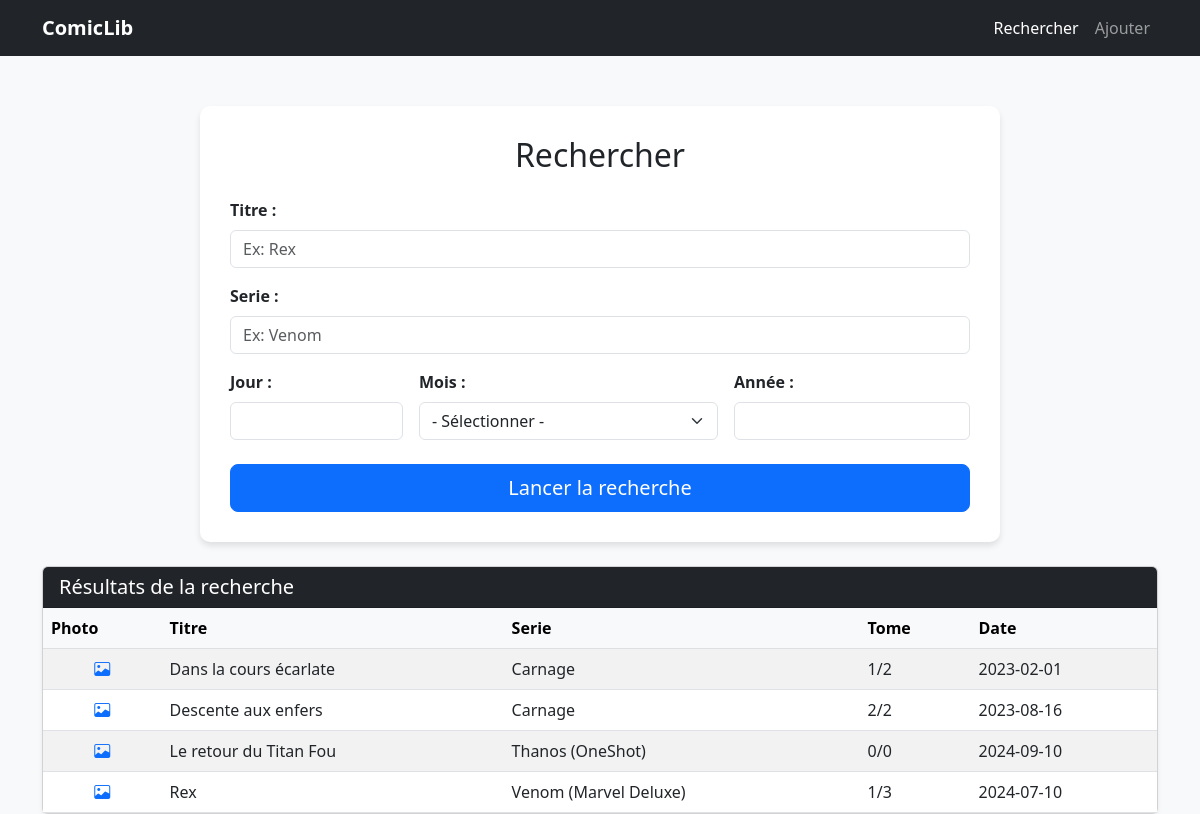
Page /search.php (signed in) on the committed database.
### tables this page shows
CREATE TABLE comics (
      id_comics INTEGER PRIMARY KEY AUTOINCREMENT,
      titre VARCHAR(200),
      id_serie INTEGER,
      tome INTEGER,
      date DATE,
      picture VARCHAR(500),
      FOREIGN KEY (id_serie) REFERENCES serie(id_serie) ON DELETE CASCADE
  );

CREATE TABLE serie (
      id_serie INTEGER PRIMARY KEY AUTOINCREMENT,
      nom_serie VARCHAR(200) UNIQUE,
      nb_tome INTEGER,
      nb_hs INTEGER
  );

### include/function.php (the view, shortened to what this page needs)
<?php
require_once "db.php";
function getSerieById($id){
    global $pdo;
    $query = "SELECT * FROM serie WHERE id_serie = :id";
    $request = $pdo->prepare($query);
    try{
        $request->execute([
            ':id' => $id
        ]);
        $res = $request->fetchAll()[0];
    }catch (PDOException $e){
        die('Erreur getSerie : '.$e->getMessage());
    }
    return $res;
}
function getTableComic($query,$param){
    global $pdo;
    $request = $pdo->prepare($query);
    try {
        $request->execute($param);
        $all = $request->fetchAll();
        foreach($all as $row) {
            $image = htmlspecialchars($row['picture']);
            $titre = htmlspecialchars($row['titre']);
            $serie = getSerieById(htmlspecialchars($row['id_serie']));
            $serie_titre = $serie['nom_serie'];
            $nbtome = $serie['nb_tome'];
            $date = htmlspecialchars($row['date']);
            $tome = htmlspecialchars($row['tome']);
            echo "<tr>";
            echo '<td class="text-center"><span class="text-primary"
            style="cursor:pointer;"
            data-bs-toggle="popover"
            data-bs-trigger="hover focus"
            data-bs-html="true"
            data-bs-content="<img src=\''.$image.'\' class=\'img-fluid rounded\'>">
            <i class="bi bi-image"></i>
            </span></td>';
            echo "<td>$titre</td>";
            echo "<td>$serie_titre</td>";
            echo "<td>$tome/$nbtome</td>";
            echo "<td>$date</td>";
            echo "</tr>";
        }
    } catch (PDOException $e) {
        echo "<tr><td colspan='3' class='text-danger text-center'>Erreur : " . $e->getMessage() . "</td></tr>";
    }
}
?>

### www/search.php (shortened to what this page needs)
<?php
    require_once "../include/db.php";
    require_once "../include/function.php";
    $query = "SELECT c.*, s.nom_serie, s.nb_tome, s.nb_hs
          FROM comics c
          LEFT JOIN serie s ON c.id_serie = s.id_serie
          WHERE 1=1";
    $param = [];
?>
<!DOCTYPE html>
<html lang="fr">
<head>
    <link href="https://cdn.jsdelivr.net/npm/bootstrap@5.3.0/dist/css/bootstrap.min.css" rel="stylesheet">
    <link rel="stylesheet" href="https://cdn.jsdelivr.net/npm/bootstrap-icons@1.11.0/font/bootstrap-icons.css">
</head>
<body>
    <nav class="navbar navbar-expand-lg navbar-dark bg-dark">
        <div class="container">
            <a class="navbar-brand fw-bold" href="#">ComicLib</a>
            <div class="collapse navbar-collapse" id="navbarNav">
                <ul class="navbar-nav ms-auto">
                    <li class="nav-item">
                        <a class="nav-link active" href="#">Rechercher</a>
                    </li>
                    <li class="nav-item">
                        <a class="nav-link" href="add.php">Ajouter</a>
                    </li>
                </ul>
            </div>
        </div>
    </nav>
    <div class="container">
        <div class="search-container mx-auto" style="max-width: 800px;">
            <h2 class="mb-4 text-center">Rechercher</h2>
            <form method="post" class="row g-3">
                <div class="col-md-12">
                    <label class="form-label fw-bold">Titre :</label>
                    <input type="text" class="form-control" name="titre" placeholder="Ex: Rex">
                </div>
                <div class="col-md-12">
                    <label class="form-label fw-bold">Serie :</label>
                    <input type="text" class="form-control" name="serie" placeholder="Ex: Venom">
                </div>
                <div class="col-md-3">
                    <label class="form-label fw-bold">Jour :</label>
                    <input type="number" class="form-control" name="jour" min="1" max="31">
                </div>
                <div class="col-md-5">
                    <label class="form-label fw-bold">Mois :</label>
                    <select class="form-select" name="mois">
                        <option value="">- Sélectionner -</option>
                    </select>
                </div>
                <div class="col-md-4">
                    <label class="form-label fw-bold">Année :</label>
                    <input type="number" class="form-control" name="annee" min="1900" max="<?= date("Y") ?>">
                </div>
                <div class="col-12 mt-4 d-grid">
                    <button type="submit" name="sub" class="btn btn-primary btn-lg">Lancer la recherche</button>
                </div>
            </form>
        </div>
    </div>
    <div class="container mt-4">
    <div class="card shadow-sm">
        <div class="card-header bg-dark text-white">
            <h5 class="mb-0">Résultats de la recherche</h5>
        </div>
        <div class="table-responsive">
            <table class="table table-striped table-hover mb-0">
                <thead class="table-light">
                    <tr>
                        <th>Photo</th>
                        <th>Titre</th>
                        <th>Serie</th>
                        <th>Tome</th>
                        <th>Date</th>
                    </tr>
                </thead>
                <tbody>
                <?php
                    getTableComic($query,$param);
                ?>
                </tbody>
            </table>
        </div>
    </div>
</div>
</body>
</html>

### www/search.php (style rules this page uses)
body { background-color: #f8f9fa; }
.search-container { margin-top: 50px; background: white; padding: 30px; border-radius: 10px; box-shadow: 0 4px 6px rgba(0,0,0,0.1); }

### rows in the picture
comics: titre "Dans la cours écarlate", id_serie.nom_serie "Carnage", tome "1", id_serie.nb_tome "2", date "2023-02-01"
comics: titre "Descente aux enfers", id_serie.nom_serie "Carnage", tome "2", id_serie.nb_tome "2", date "2023-08-16"
comics: titre "Le retour du Titan Fou", id_serie.nom_serie "Thanos (OneShot)", tome "0", id_serie.nb_tome "0", date "2024-09-10"
comics: titre "Rex", id_serie.nom_serie "Venom (Marvel Deluxe)", tome "1", id_serie.nb_tome "3", date "2024-07-10"
